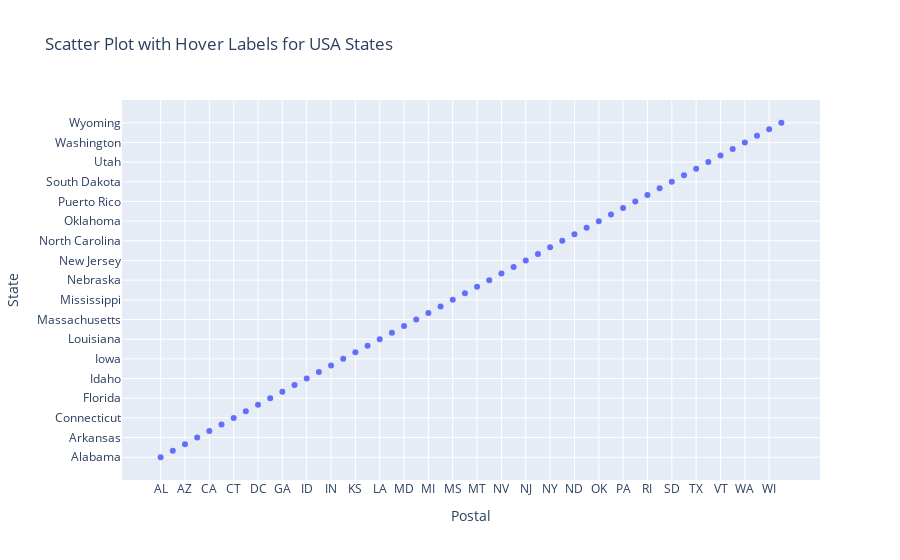

The code cell stored with this chart in its notebook:
### Markdown cell above
### Q4. Write a program to draw a scatter plot for a given dataset and show datalabels on hover

### Code cell
def show_datalables(df):
    """ 
    Description :
        This function is used to draw a scatter plot for a given dataset and show datalabels on hover
    Parameters :
        df = DataSet
    Return :
        It returns scatter graph for a given dataset and show datalabels on hover
    """
    fig = px.scatter(
        df, 
        x='Postal', 
        y='State', 
        title='Scatter Plot with Hover Labels for USA States',
        hover_data={'Postal': True, 'State': True, 'Population': True}  
    )
    fig.show()
    
    
def main():
    data = pd.read_csv('usa_states.csv')
    show_datalables(data)
    
    
if __name__ == "__main__":
    main()

### Figure 1 — Plotly figure (JSON) as saved in the notebook; plotly's stock layout.template omitted (floating-point values rounded to 4 significant figures)
{"data": [{"customdata": [[4849377], [736732], [6731484], [2966369], [38802500], [5355866], [3596677], [935614], [658893], [19893297], [10097343], [1419561], [1634464], [12880580], [6596855], [3107126], [2904021], [4413457], [4649676], [1330089], [5976407], [6745408], [9909877], [5457173], [2994079], [6063589], [1023579], [1881503], [2839098], [1326813], [8938175], [2085572], [19746227], [9943964], [739482], [11594163], [3878051], [3970239], [12787209], [3548397], [1055173], [4832482], [853175], [6549352], [26956958], [2942902], [626562], [8326289], [7061530], [1850326], [5757564], [584153]], "hovertemplate": "Postal=%{x}<br>State=%{y}<br>Population=%{customdata[0]}<extra></extra>", "legendgroup": "", "marker": {"color": "#636efa", "symbol": "circle"}, "mode": "markers", "name": "", "orientation": "v", "showlegend": false, "type": "scatter", "x": ["AL", "AK", "AZ", "AR", "CA", "CO", "CT", "DE", "DC", "FL", "GA", "HI", "ID", "IL", "IN", "IA", "KS", "KY", "LA", "ME", "MD", "MA", "MI", "MN", "MS", "MO", "MT", "NE", "NV", "NH", "NJ", "NM", "NY", "NC", "ND", "OH", "OK", "OR", "PA", "PR", "RI", "SC", "SD", "TN", "TX", "UT", "VT", "VA", "WA", "WV", "WI", "WY"], "xaxis": "x", "y": ["Alabama", "Alaska", "Arizona", "Arkansas", "California", "Colorado", "Connecticut", "Delaware", "District of Columbia", "Florida", "Georgia", "Hawaii", "Idaho", "Illinois", "Indiana", "Iowa", "Kansas", "Kentucky", "Louisiana", "Maine", "Maryland", "Massachusetts", "Michigan", "Minnesota", "Mississippi", "Missouri", "Montana", "Nebraska", "Nevada", "New Hampshire", "New Jersey", "New Mexico", "New York", "North Carolina", "North Dakota", "Ohio", "Oklahoma", "Oregon", "Pennsylvania", "Puerto Rico", "Rhode Island", "South Carolina", "South Dakota", "Tennessee", "Texas", "Utah", "Vermont", "Virginia", "Washington", "West Virginia", "Wisconsin", "Wyoming"], "yaxis": "y"}], "layout": {"legend": {"tracegroupgap": 0}, "title": {"text": "Scatter Plot with Hover Labels for USA States"}, "xaxis": {"anchor": "y", "domain": [0, 1], "title": {"text": "Postal"}}, "yaxis": {"anchor": "x", "domain": [0, 1], "title": {"text": "State"}}}}
